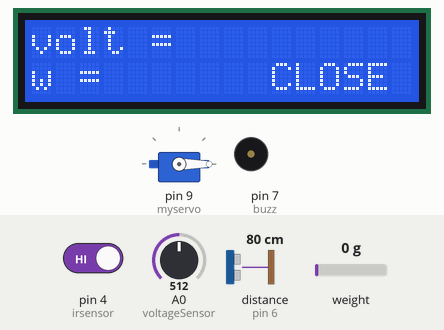
Recording of a sketch running on a simulated Arduino Uno, built with avr-gcc and run on an emulated ATmega328P. On the bench: 16×2 character LCD, servo, buzzer (waves = sounding, pin HIGH). Wiring (inferred from the names in the program): ultrasonic range finder: trigger pin 5; echo pin 6. Inputs (shaded band) come from the test bench; at power-on: pin 4 (irsensor) HIGH, A0 (voltageSensor) = 512, distance to the obstacle (sensor on pin 6) 80 cm, weight on the scale 0 g. The echo pulse lasts 58.3 µs per cm; pins used as bus, display or sensor lines are not drawn; what the sketch prints to the serial monitor is not drawn.

Above: at 1.2 s.
1.3 s: pin 4 (irsensor) driven LOW
At 2.5 s:
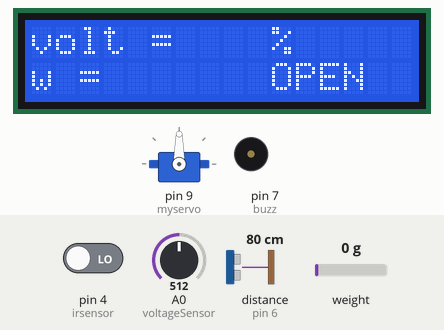
At 6.78 s:
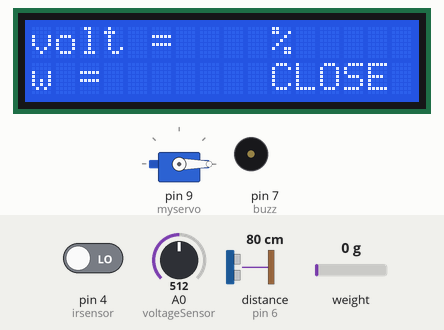
Timing chart, 0 to 8.3 s (numbered marks = the images above; inputs shaded):
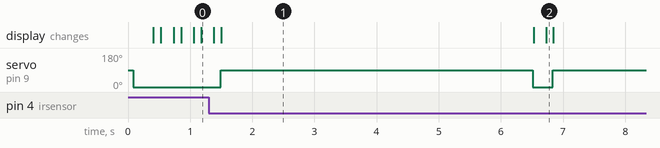

The sketch:

smart_recycle_dustbin_ikm.ino
```cpp
// hx711 library
#include "HX711.h"

// lcd i2c
#include <Wire.h>
#include <LiquidCrystal_I2C.h>

// servo library
#include <Servo.h>

// ir sensor
int irsensor = 4;
int valueirsensor = 0;

// ultrasonic sensor
const int trigPin = 5;
const int echoPin = 6;
long duration;
int distance;
int tinggitongsampah = 30;
int valuesampah = 0;

// sensor weight
const int LOADCELL_DOUT_PIN = 2;
const int LOADCELL_SCK_PIN = 3;

HX711 scale;
long reading = 0;

//buzz
int buzz = 7;

// voltage sensor
int voltageSensor = A0;

float vOUT = 0.0;
double vIN = 0.00;
float R1 = 30000.0;
float R2 = 7500.0;
int ValuevoltageSensor = 0;
int displayvoltage = 0;

// lcd init
LiquidCrystal_I2C lcd(0x27, 16, 2);

// servo init
Servo myservo;

void setup() {
  Serial.begin(9600);
  lcd.begin(); // kalu dy error tukar begin id init()
  lcd.backlight();
  myservo.attach(9);
  pinMode(trigPin, OUTPUT);
  pinMode(echoPin, INPUT);
  pinMode(irsensor, INPUT);
  pinMode(buzz, OUTPUT);
  scale.begin(LOADCELL_DOUT_PIN, LOADCELL_SCK_PIN);

  myservo.write(0);

  lcd.setCursor(0, 0);
  lcd.print("volt = ");
  lcd.setCursor(0, 1);
  lcd.print("w = ");
  lcd.setCursor(10, 1);
  lcd.print("CLOSE");

}

void loop() {
  voltagesensor();
  hx711();
  ultrasonic();
  valueirsensor = digitalRead(irsensor); // 1,0 true, false HIGH LOW

  if (valueirsensor == LOW){
    myservo.write(90);
    lcd.setCursor(10, 1);
    lcd.print("     ");
    lcd.setCursor(10, 1);
    lcd.print("OPEN");
    delay(5000);
    myservo.write(0);
    lcd.setCursor(10, 1);
    lcd.print("     ");
    lcd.setCursor(10, 1);
    lcd.print("CLOSE");
    }

  //fucntion lcd
  lcd.setCursor(7, 0);
  lcd.print(displayvoltage);
  lcd.setCursor(7, 0);
  lcd.print("     ");
  lcd.setCursor(4, 1);
  lcd.print(reading);
  lcd.setCursor(4, 1);
  lcd.print("      ");
  delay(200);


  if (displayvoltage == 100){
    lcd.setCursor(10, 0);
    lcd.print("%");
    }
  else {
    lcd.setCursor(9, 0);
    lcd.print("%");
    }

}

void voltagesensor(){
  ValuevoltageSensor = analogRead(voltageSensor); //0-1024 10bit
  vOUT = (ValuevoltageSensor * 5.0) / 1024.0;
  vIN = vOUT / (R2/(R1+R2));

  if (vIN <= 12.60 || vIN >= 12.43){
    displayvoltage = 100;
    }
  else if (vIN <= 12.42 || vIN >= 12.33){
    displayvoltage = 80;
    }
  else if (vIN <= 12.32 || vIN >= 12.21){
    displayvoltage = 60;
    }
  else if (vIN <= 12.20 || vIN >= 11.89){
    displayvoltage = 40;
    }
  else if (vIN <= 11.88 || vIN >= 11.58){
    displayvoltage = 20;
    }
  else if (vIN <= 11.57 || vIN >= 10.5){
    displayvoltage = 0;
    }
  }

void hx711(){
  if (scale.is_ready()) {
    reading = scale.read();
    Serial.print("HX711 reading: ");
    Serial.println(reading);
  } else {
    Serial.println("HX711 not found.");
  }
  }

void ultrasonic(){
  digitalWrite(trigPin, LOW);
  delayMicroseconds(2);
  digitalWrite(trigPin, HIGH);
  delayMicroseconds(10);
  digitalWrite(trigPin, LOW);
  duration = pulseIn(echoPin, HIGH);
  distance = duration * 0.034 / 2;
  Serial.print("Distance: ");
  Serial.println(distance);

  valuesampah = tinggitongsampah - distance;

  if (valuesampah >= 25){
    digitalWrite(buzz, HIGH);
    }
  else {
    digitalWrite(buzz, LOW);
    }
  }
```

Measured:
- after the input at 1.3 s, servo on pin 9 (myservo): 0° → 90° after 0.19 s, → 0° 5.0 s later, → 90° 0.33 s later; the display: first differs from a run without the input after 0.20 s (image 1)
- what the display in image 1 shows lasts 5.0 s, from 1.5 s to 6.5 s
